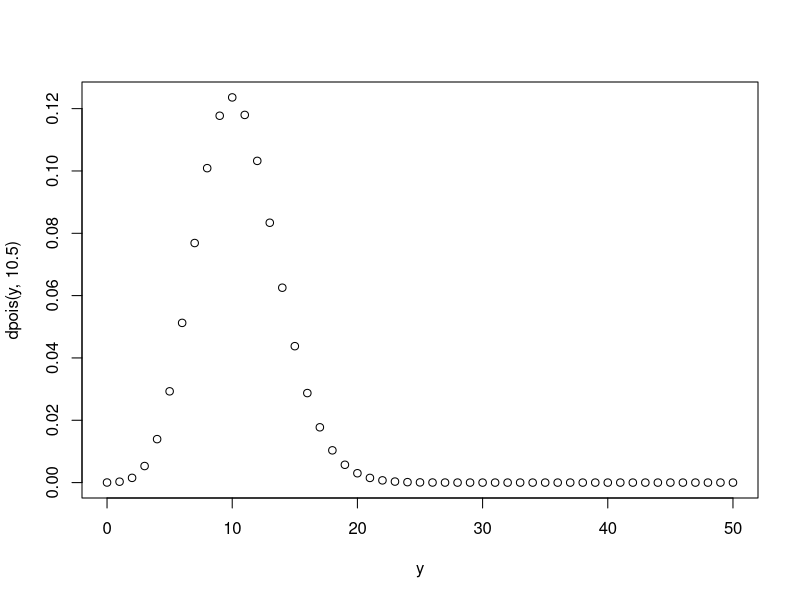

Source code (R):

# Part 1

### Plot the PDF of the poisson distribution for $$\lambda = 10.5$$ 


#Gives 100 random values from distribution
rpois(100,10.5)

y <- 0:50
plot(y, dpois(y,10.5))



